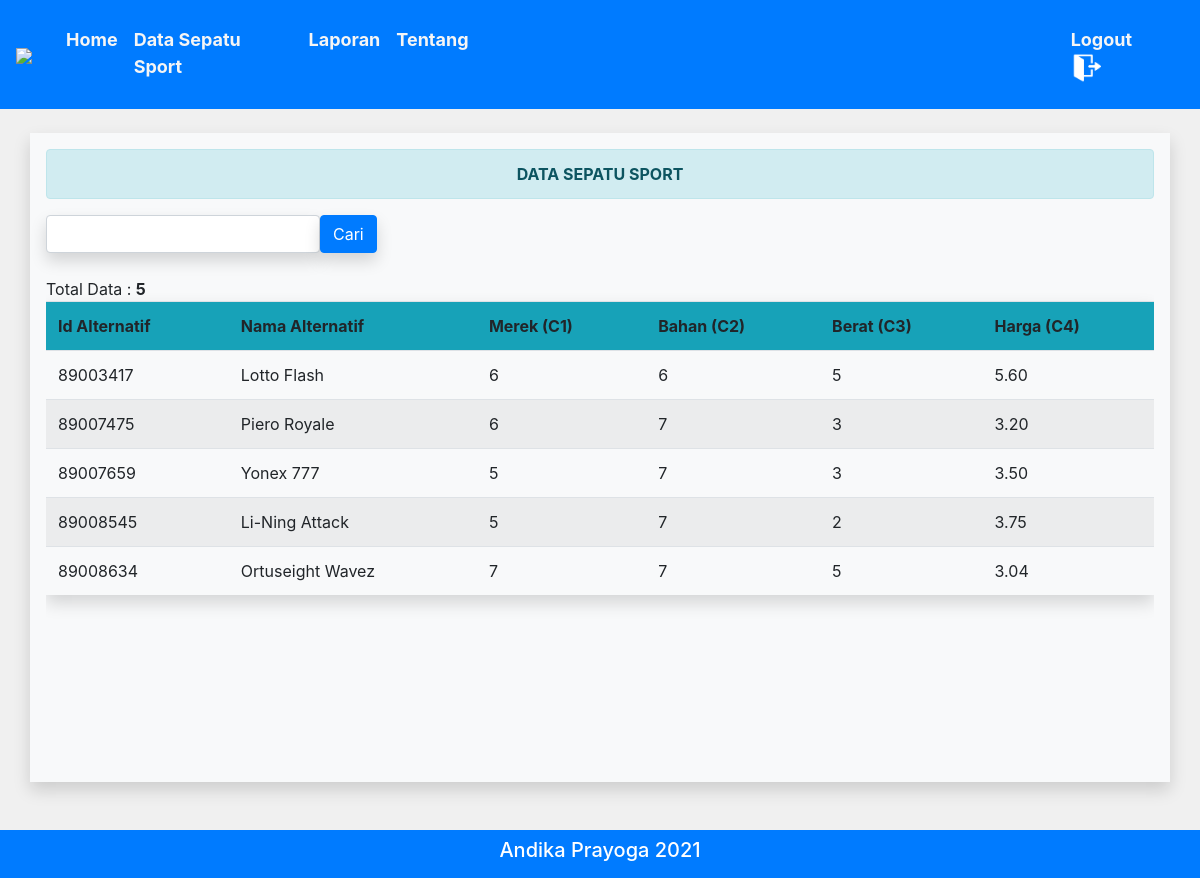
/konsumen/data_sepatu_sport.php (signed in), run on the app's committed database.
### tables this page shows
CREATE TABLE `alternatif` (
  `id_alternatif` varchar(25) NOT NULL,
  `nama_alternatif` varchar(80) NOT NULL,
  `c1` varchar(25) NOT NULL,
  `c2` varchar(25) NOT NULL,
  `c3` varchar(25) NOT NULL,
  `c4` varchar(25) NOT NULL
);

### functions.php (called while the page is built, shortened)
<?php
$con = mysqli_connect("localhost", "root", "", "spkmoora");
function tampilsepatu($query)
{
	global $con;
	$data = mysqli_query($con, $query);
	$rows = [];
	while ($row = mysqli_fetch_assoc($data)) {
		$rows[] = $row;
	}
	return $rows;
}

### konsumen/data_sepatu_sport.php (the view, shortened to what this page needs)
<?php
require '../functions.php';
$data_sepatu = tampilsepatu("SELECT * FROM alternatif");
$data_sepatu1 = mysqli_query($con, "SELECT * FROM alternatif");
?>
<!doctype html>
<html lang="en">
<head>
  <link rel="stylesheet" type="text/css" href="../bootstrap/css/bootstrap.min.css">
  <link rel="stylesheet" href="https://cdn.jsdelivr.net/npm/bootstrap@4.6.0/dist/css/bootstrap.min.css">
</head>
<body bgcolor="f0f0f0">
  <nav class="navbar navbar-expand-lg navbar-dark bg-primary">
    <a class="navbar-brand" href="#"><img src="../img/gmd.png" width="50"></a>
    <div class="collapse navbar-collapse" id="navbarNavAltMarkup">
      <div class="navbar-nav" style="margin: 10px;">
        <a class="nav-link active" href="index.php">
          <font size="4"><b>Home</b> </font><span class="sr-only">(current)</span>
        </a>
        <a class="nav-link" href="data_sepatu_sport.php">
          <font size="4"><b>Data Sepatu Sport</b></font>
        </a>
        <a class="nav-link" href="laporan.php">
          <font size="4"><b>Laporan</b></font>
        </a>
        <a class="nav-link" href="tentang.php">
          <font size="4"><b>Tentang</b></font>
        </a>
        <a class="log nav-link" href="../logout.php">
          <font size="4"><b>Logout</b></font>
          <img src="../img/logout.png" width="30">
        </a>
      </div>
    </div>
  </nav>
  <br>
  <div class="container bg-light shadow p-3 mb-5">
    <div class="alert alert-info">
      <center><b>DATA SEPATU SPORT</b></center>
    </div>
    <div class="form-inline">
      <form method="POST" action="" class="form-group">
        <input type="text" name="input" autofocus autocomplete="off" class="form-control shadow">
        <button type="submit" name="cari" class="btn btn-primary shadow">Cari</button>
      </form>
    </div>
    <br>
    <div class="table-responsive">
      <table class="table table-striped shadow p-3 mb-5">
        <?php $tot = mysqli_num_rows($data_sepatu1);
        echo "Total Data : <b>" . $tot . "</b>";
        ?>
        <tr class="bg-info">
          <th>Id Alternatif</th>
          <th>Nama Alternatif</th>
          <th>Merek (C1)</th>
          <th>Bahan (C2)</th>
          <th>Berat (C3)</th>
          <th>Harga (C4)</th>
        </tr>
        <?php foreach ($data_sepatu as $sepatu) { ?>
          <tr>
            <td><?= $sepatu['id_alternatif']; ?></td>
            <td><?= $sepatu['nama_alternatif']; ?></td>
            <td><?= $sepatu['c1']; ?></td>
            <td><?= $sepatu['c2']; ?></td>
            <td><?= $sepatu['c3']; ?></td>
            <td><?= $sepatu['c4']; ?></td>
          </tr>
        <?php } ?>
      </table>
    </div>
  </div>
  <div class="col-md-12 bg-primary">
    <div class="copyright">
      <h5>Andika Prayoga 2021</h5>
    </div>
  </div>
</body>
</html>

### konsumen/data_sepatu_sport.php (style rules this page uses)
body { background-color: #f0f0f0; }
.container { min-height: calc(100vh - 211px - -60px); }
.col-md-12 { padding: 8px; }
.copyright { text-align: center; color: white; }
a font { color: whitesmoke; }

### data on the page
alternatif: id_alternatif "89003417", nama_alternatif "Lotto Flash", c1 "6", c2 "6", c3 "5", c4 "5.60"
alternatif: id_alternatif "89007475", nama_alternatif "Piero Royale", c1 "6", c2 "7", c3 "3", c4 "3.20"
alternatif: id_alternatif "89007659", nama_alternatif "Yonex 777", c1 "5", c2 "7", c3 "3", c4 "3.50"
alternatif: id_alternatif "89008545", nama_alternatif "Li-Ning Attack", c1 "5", c2 "7", c3 "2", c4 "3.75"
alternatif: id_alternatif "89008634", nama_alternatif "Ortuseight Wavez", c1 "7", c2 "7", c3 "5", c4 "3.04"

### other printed values
$tot "5"
